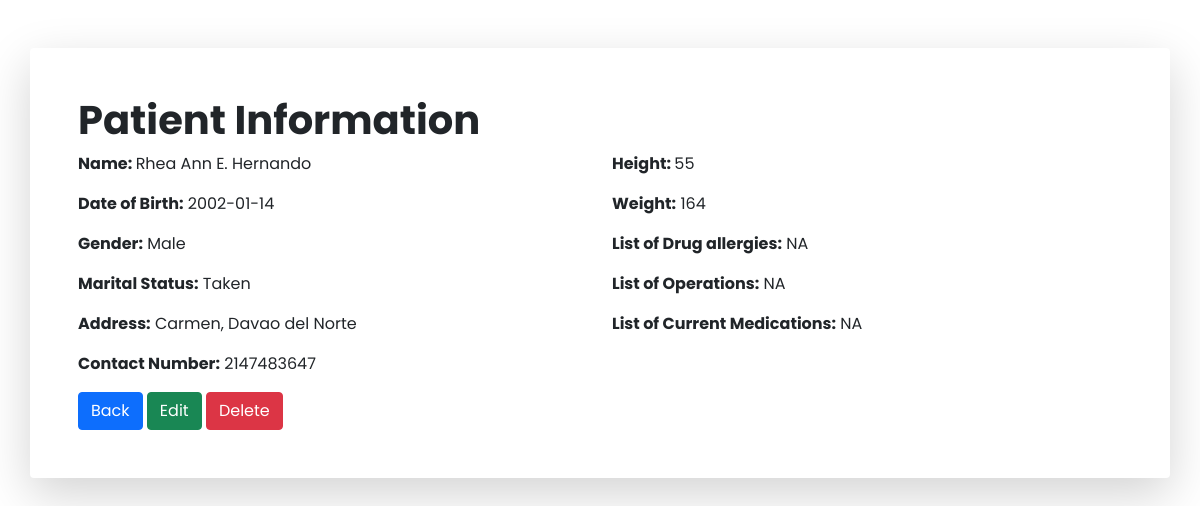
/hms/view.php?ID=3, run on the app's committed database.
### tables this page shows
CREATE TABLE `patientinformation` (
  `patientID` int(11) NOT NULL,
  `firstName` varchar(50) NOT NULL,
  `middleName` varchar(50) NOT NULL,
  `lastName` varchar(50) NOT NULL,
  `dateOfBirth` date NOT NULL,
  `gender` varchar(8) NOT NULL,
  `maritalStatus` varchar(50) NOT NULL,
  `p_address` varchar(100) NOT NULL,
  `contactNumber` int(11) NOT NULL,
  `height` int(11) NOT NULL,
  `weight` int(11) NOT NULL,
  `allergies` varchar(50) NOT NULL,
  `operations` varchar(50) NOT NULL,
  `medications` varchar(50) NOT NULL
);

### hms/view.php (the view, shortened to what this page needs)
<?php
$conn = connection();
$patientID =  mysqli_real_escape_string($conn, $_GET['ID']);
$sql = "SELECT * FROM patientinformation WHERE patientID = '$patientID'";
$patientInformation = $conn->query($sql) or die($conn->error);
$row = $patientInformation->fetch_assoc();
?>
<!DOCTYPE html>
<html lang="en">
<head>
    <link rel="stylesheet" type="text/css" href="css/font.css">
    <link rel="stylesheet" type="text/css" href="css/bootstrap.min.css">
</head>
<body>
    <div class="container bg-light shadow-lg p-5 mb-5 bg-body rounded mt-5">
        <h1 class="fw-bold">Patient Information</h1>
        <div class="row">
            <div class="col-6">
                <p><b>Name: </b><?php echo $row['firstName'] . " " . $row['middleName'] . " " . $row['lastName'] ?></p>
                <p><b>Date of Birth:</b> <?php echo $row['dateOfBirth'] ?></p>
                <p><b>Gender:</b> <?php echo $row['gender'] ?></p>
                <p><b>Marital Status:</b> <?php echo $row['maritalStatus'] ?></p>
                <p><b>Address:</b> <?php echo $row['p_address'] ?></p>
                <p><b>Contact Number:</b> <?php echo $row['contactNumber'] ?></p>
            </div>
            <div class="col-6">
                <p><b>Height: </b><?php echo $row['height'] ?></p>
                <p><b>Weight:</b> <?php echo $row['weight'] ?></p>
                <p><b>List of Drug allergies:</b> <?php echo $row['allergies'] ?></p>
                <p><b>List of Operations:</b> <?php echo $row['operations'] ?></p>
                <p><b>List of Current Medications:</b> <?php echo $row['medications'] ?></p>
            </div>
        </div>
        <a href="home.php" type="button" name="close" class="btn btn-primary">Back</a>
        <a href="edit.php?ID=<?php echo $row['patientID'] ?>" type="button" class="btn btn-success">Edit</a>
        <a href="delete.php?ID=<?php echo $row['patientID'] ?>" type="button" class="btn btn-danger">Delete</a>
    </div>
</body>
</html>

### data on the page
patientinformation: firstName "Rhea Ann", middleName "E.", lastName "Hernando", dateOfBirth "2002-01-14", gender "Male", maritalStatus "Taken", p_address "Carmen, Davao del Norte", contactNumber "2147483647", height "55", weight "164", allergies "NA", operations "NA", medications "NA"
